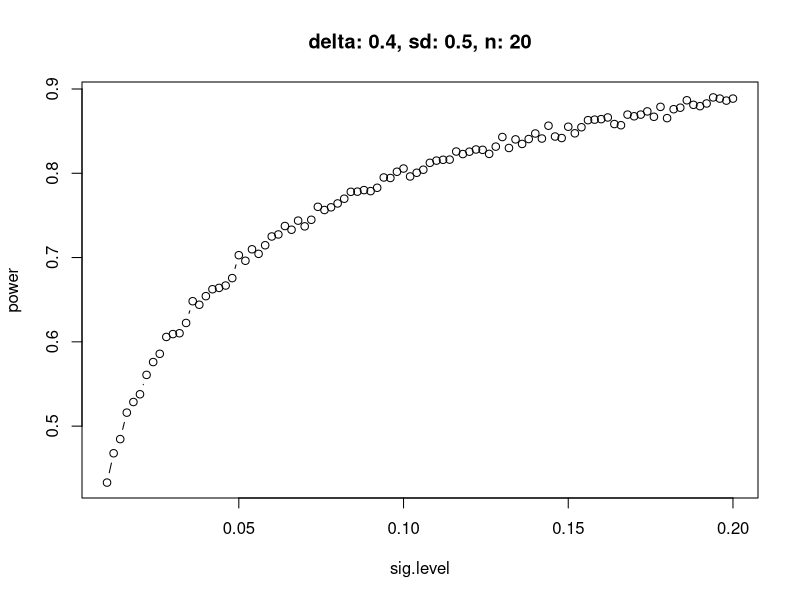
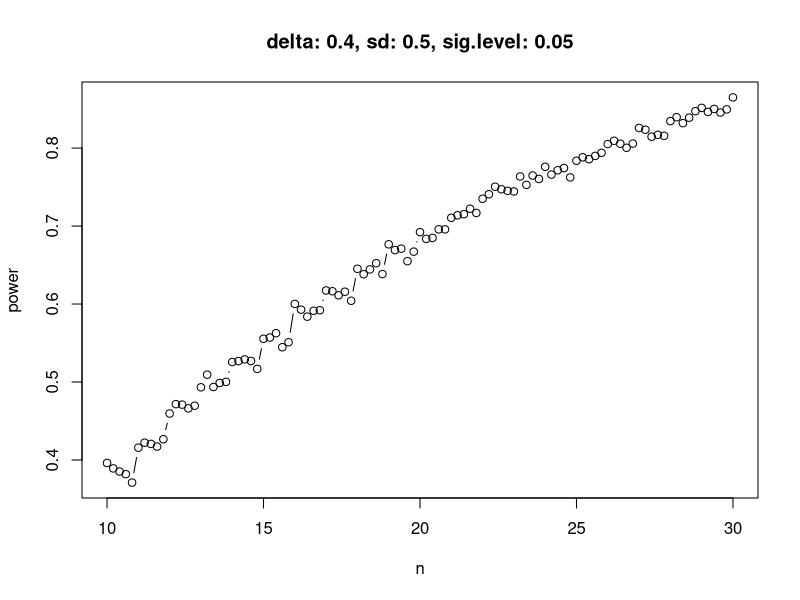

The R source for these figures, in order: (Note: a time limit stopped this script after it produced the figures.)
# 1. one sample sample size estimation
#   experiment type: 2 sample, unpaired, two sided t-test
#   significance level 0.05
#   critical value 1.96
qnorm(0.975)
#   effect size 100
#   variance 385
round((qnorm(0.975) * 385 / 100)**2) # 56
#   n total
round(56 / 0.95) + 1 # 60
#   Conclusion: 9 women need to be enrolled

# 2. alpha: 0.05, beta: 0.2, critical value 1.96 & 0.84, effect size 0.25, variation 0.42
qnorm(0.975)
qnorm(0.8)
# n total
ceiling(2*(((qnorm(0.975)+qnorm(0.8)) / (0.25/0.42))**2)) # 45
ceiling(power.t.test(delta = 0.25, sd = 0.42, sig.level = 0.05, type = "two.sample", alternative = "two.sided", power = 0.8)$n) # 46

# 3. relationships
# 3.1 
power.t.test(sig.level = 0.05, n = 20, sd = 0.5, delta = 0.4, type = "two.sample", alternative = "two.sided")$power #0.69
# 3.2 increase sig.level to 0.1
power.t.test(sig.level = 0.1, n = 20, sd = 0.5, delta = 0.4, type = "two.sample", alternative = "two.sided")$power #0.80
# 3.3 decrease n to 10
power.t.test(sig.level = 0.05, n = 10, sd = 0.5, delta = 0.4, type = "two.sample", alternative = "two.sided")$power #0.39
# 3.4 decrease effect size to 10
power.t.test(sig.level = 0.05, n = 20, sd = 0.5, delta = 0.8, type = "two.sample", alternative = "two.sided")$power #0.99
# 3.5 optimal challenge (power~sg.level~sample.size~effect.size)
# Statistical power vs significance level, sample size, and effect size
# 3.5.1 sig.level
power = c()
for (sig.level in seq(0.01, 0.2, by=0.002)){
  p = 0
  for (j in 1:5000){
    A = rnorm(20, 0, 0.5)
    B = rnorm(20, 0.4, 0.5)
    if (t.test(A,B)$p.value < sig.level){
      p = p + 1
    }
  }
  power = c(power, p/5000)
}
plot(seq(0.01, 0.2, by=0.002), power, type = 'b', xlab = 'sig.level', ylab = 'power', main = 'delta: 0.4, sd: 0.5, n: 20') #linear

# 3.5.2 sample size
power = c()
for (n in seq(10, 30, by=0.2)){
  p = 0
  for (j in 1:5000){
    A = rnorm(n, 0, 0.5)
    B = rnorm(n, 0.4, 0.5)
    if (t.test(A,B)$p.value < 0.05){
      p = p + 1
    }
  }
  power = c(power, p/5000)
}
plot(seq(10,30,by=0.2), power, type = 'b', xlab = 'n', ylab = 'power', main = 'delta: 0.4, sd: 0.5, sig.level: 0.05') #linear

# 3.5.3 effect size
power = c()
for (delta in seq(0.1, 2, by=0.02)){
  p = 0
  for (j in 1:5000){
    A = rnorm(20, 0, 0.5)
    B = rnorm(20, delta, 0.5)
    if (t.test(A,B)$p.value < 0.05){
      p = p + 1
    }
  }
  power = c(power, p/5000)
}
plot(seq(0.1,2,by=0.02), power, type = 'b', xlab = 'effect size', ylab = 'power', main = 'sd: 0.5, sig.level: 0.05, n: 20') # exponetial

# 4 sample size vs p_value
# 4.1
A = rnorm(5,10,5)
B = rnorm(5,11,5)
# since sample size is small, use t.test better
t.test(A,B) # p>0.05
# 4.2
A = rnorm(500,10,5)
B = rnorm(500,11,5)
t.test(A,B) # p<0.05
# 4.3 optimal challenge
p = c()
for (n in 5:104){
  A = rnorm(n, 10, 5)
  B = rnorm(n, 11, 5)
  p = c(p, t.test(A, B)$p.value)
}
plot(5:104, p, xlab = 'n', ylab = 'p value', main = 'delta:1, sd: 5')
